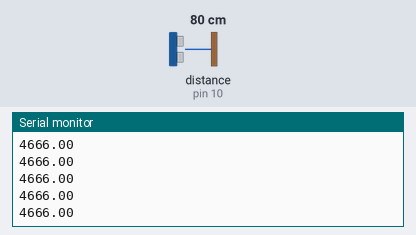
Simulated run of this sketch. Board: Arduino Uno, built with avr-gcc and run on an emulated ATmega328P. Shown: the last lines printed to the serial monitor. Wiring (inferred from the names in the program): ultrasonic range finder: trigger pin 12; echo pin 10. The inputs (shaded band) are chosen by the test bench; at power-on: distance to the obstacle (sensor on pin 10) 80 cm. The echo pulse lasts 58.3 µs per cm.

Above: at 1.2 s.
1.3 s: distance to the obstacle (sensor on pin 10) set to 2 cm
At 2.3 s:
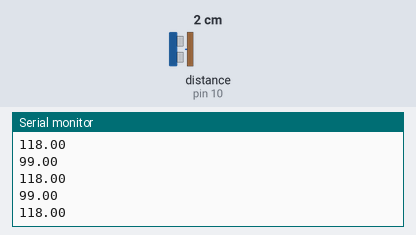
2.8 s: distance to the obstacle (sensor on pin 10) set to 4 cm
At 3.7 s:
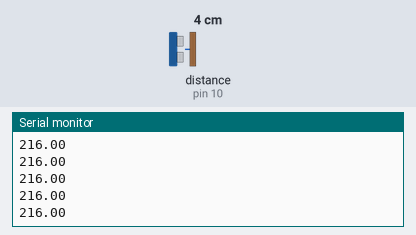
Timing chart, 0 to 5.8 s (numbered marks = the images above; inputs shaded):
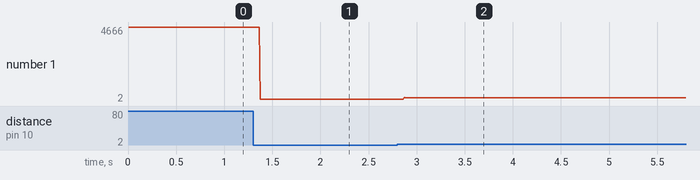

Measured:
- after the input at 1.3 s, the serial monitor: prints a new line after 0.07 s (image 1)
- after the input at 2.8 s, the serial monitor: prints a new line after 0.07 s (image 2)
- plotted number 1: 4666 → 118 after the input at 1.3 s, 118 → 2 after the input at 2.8 s

The sketch:

Lab_6.2.ino
```cpp
#include "Arduino.h"
#define TRIGGER_PIN 12
#define ECHO_PIN 10

void setup() {
  Serial.begin(9600); // set up serial connection
  pinMode(TRIGGER_PIN, OUTPUT);
// pulse sent out through TRIGGER_PIN
  pinMode(ECHO_PIN, INPUT);
  // return signal read through ECHO_PIN
}

long getDurationRaw() {
  long duration;
  // Clear the TRIGGER_PIN
  digitalWrite(TRIGGER_PIN, LOW);
  delayMicroseconds(2);

  // Set the TRIGGER_PIN on HIGH state
  // for 10 micro seconds
  digitalWrite(TRIGGER_PIN, HIGH);
  delayMicroseconds(10);
  digitalWrite(TRIGGER_PIN, LOW);

  // Reads the ECHO_PIN, returns the sound
  //wave travel time in microseconds
  duration = pulseIn(ECHO_PIN, HIGH, 10000);
  return(duration);
}

float getDistanceRaw() {
    float duration = (float)getDurationRaw();
    // duration is time for sonar to travel to
    // object and back
    duration = duration / 2;
    // divide by 2 for travel time to object
    float c = 343;  // speed of sound in m/s
    c = c * 100 / 1e6;
// speed of sound in cm/microseconds
    // Calculate the distance in centimeters
    float distance = duration * c;
    return(distance);
}

float getDistanceSmoothed() {
    static float distanceSmoothed = getDistanceRaw();
    float distance = getDistanceRaw();
    float alpha = 0.99; // alpha-filter constant
    if (distance != 0) {
// this is an example of a measurement gate:
// sensor returns a 0 when it times out
// (i.e., no measurement) ignore those measurements

// alpha filter all good measurements
distanceSmoothed = alpha*distanceSmoothed +(1-alpha)*distance;
    }
    return(distanceSmoothed);
}

void loop() {
  float distance = getDurationRaw();
  Serial.println(distance);
}
```
